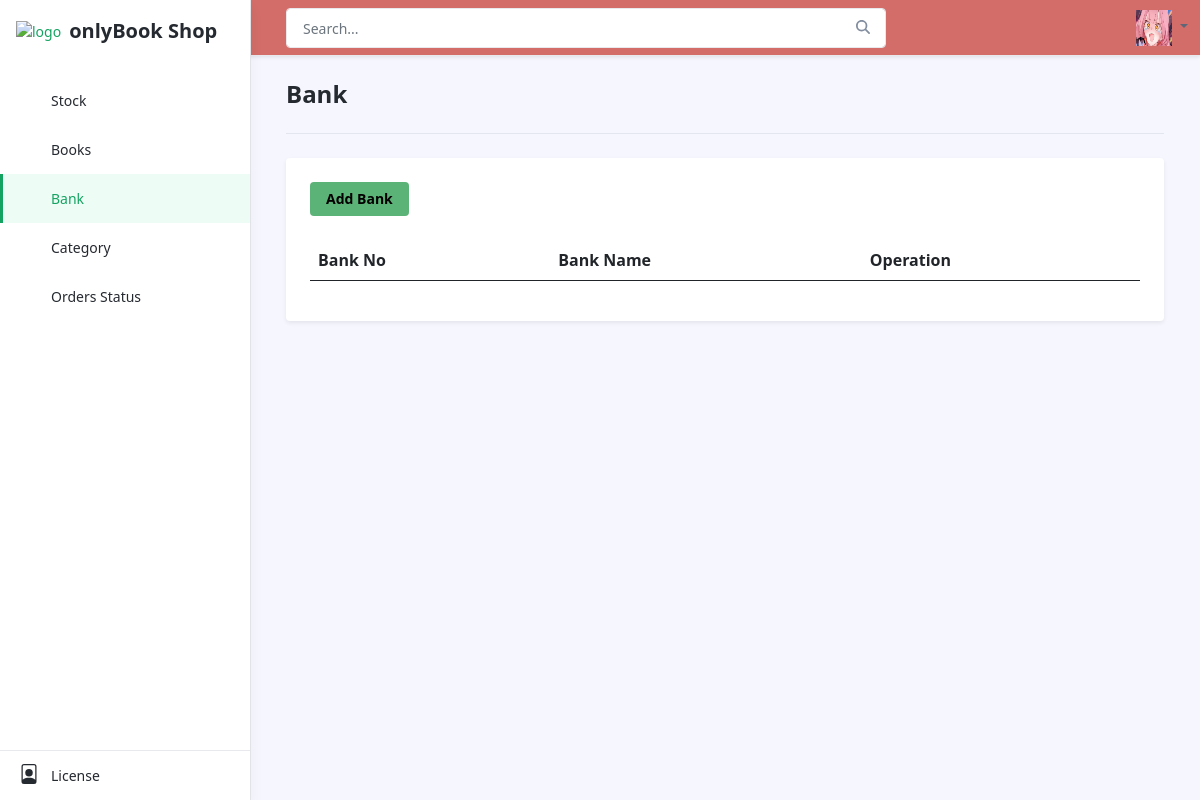
Before: /admin_system/index.php?page=bank with the older database file.
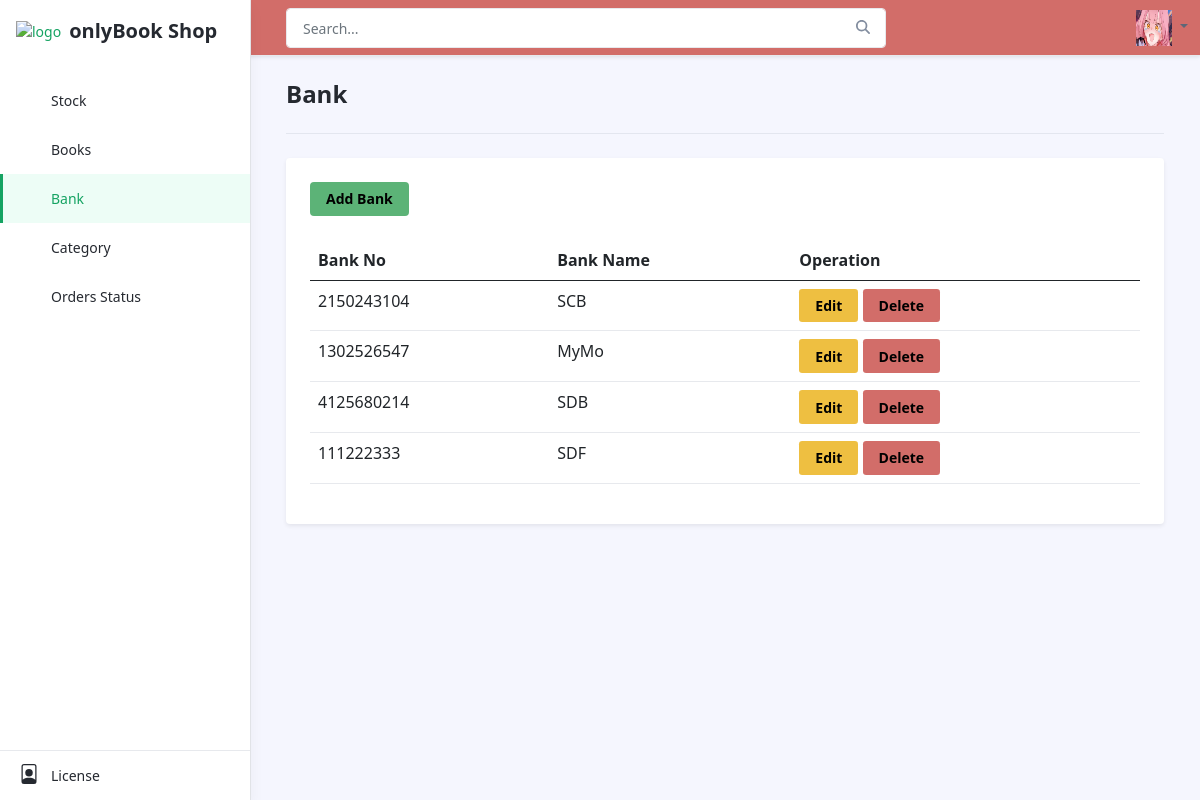
After: the same page with the newer database file.
### tables this page shows
CREATE TABLE `bank` (
  `bank_id` int(11) NOT NULL AUTO_INCREMENT,
  `bank_no` varchar(100) NOT NULL,
  `bank_name` varchar(100) NOT NULL,
  PRIMARY KEY (`bank_id`)
);

### admin_system/bank/index.php (the view, shortened to what this page needs)
<?php
require("../connect_db.php");
$sql = " SELECT * FROM bank";
$rs = mysqli_query($conn, $sql);
?>
<h1 class="app-page-title">Bank</h1>
<hr class="mb-4">
<div class="row g-4 setting-section">
    <div class="col-12 col-md-12">
        <div class="app-card app-card-setting shadow-sm p-4">
            <div class="app-card-body">
                <div class="row g-3 mb-4 align-items-center justify-content-between">
                    <div class="col-auto">
                        <a href="?page=<?=$_GET['page']?>&function=add" class="btn btn-success ">
                            Add Bank
                        </a>
                    </div>
                </div>
                <table class="table" id="tabelAll">
                    <thead>
                        <tr>
                            <th scope="col">Bank No</th>
                            <th scope="col">Bank Name</th>
                            <th scope="col">Operation</th>
                        </tr>
                    </thead>
                    <tbody>
                        <?php foreach ($rs as $data) : ?>
                            <tr>
                                <td><?= $data['bank_no'] ?></td>
                                <td><?= $data['bank_name'] ?></td>
                                <td>
                                    <a href="?page=<?=$_GET['page']?>&function=update&id=<?=$data['bank_id']?>" class="btn btn-sm btn-warning">Edit</a>
                                    <a href="?page=<?=$_GET['page']?>&function=delete&id=<?=$data['bank_id']?>" onclick="return confirm('Are you sure??')" class="btn btn-sm btn-danger">Delete</a>
                                </td>
                            </tr>
                        <?php endforeach ?>
                    </tbody>
                </table>
            </div>
        </div>
    </div>
</div>

Changed rows visible on the page:
added bank: bank_no "2150243104", bank_name "SCB"
added bank: bank_no "1302526547", bank_name "MyMo"
added bank: bank_no "4125680214", bank_name "SDB"
added bank: bank_no "111222333", bank_name "SDF"
